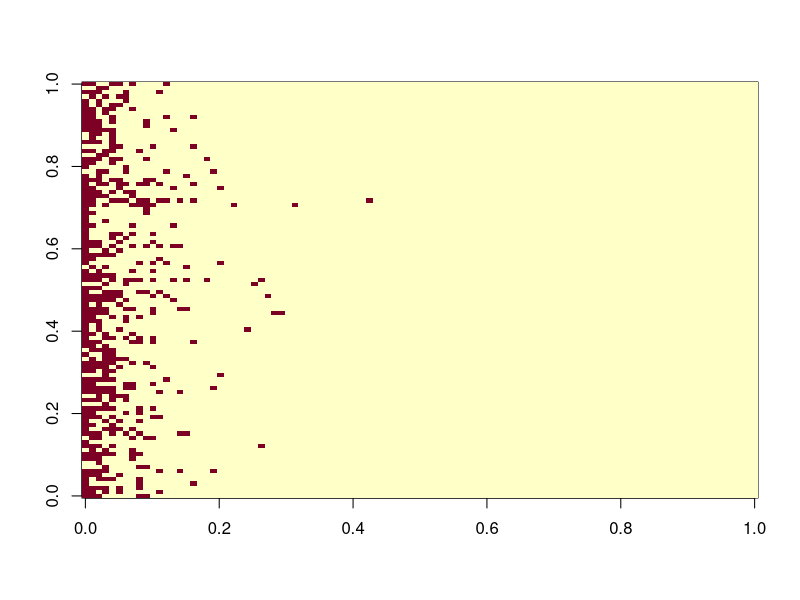
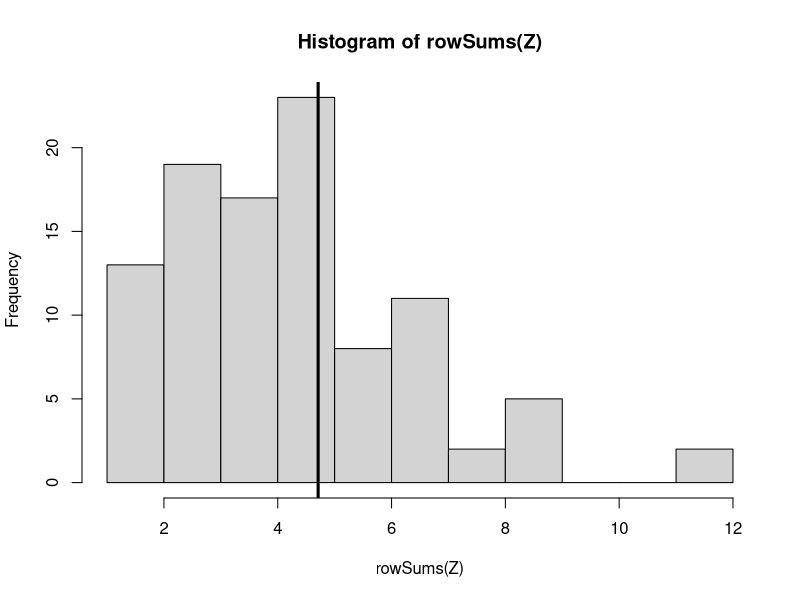

Recreate these plots in R, in order.
ibp_sb <- function(N,a=1,K=10) {
  v <- rbeta(K,a,1)
  b <- cumprod(v)

  t(sapply(1:N, function(bk) rbinom(K,1,cumprod(rbeta(K,a,1)) )))
}

image(t(Z <- ibp_sb(100,a=5,K=100)))
hist(rowSums(Z)); abline(v = mean(rowSums(Z)),lwd=3)
mean(rowSums(Z))
var(rowSums(Z))
colSums(Z)
